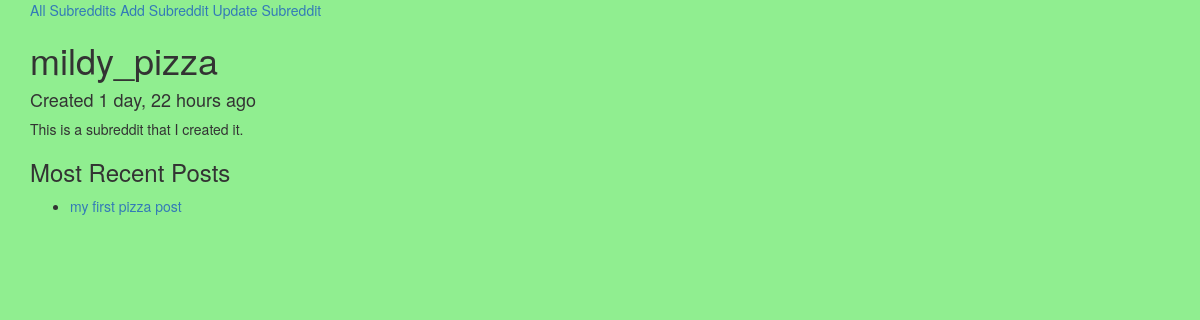
Before: /1/ with the older database file.
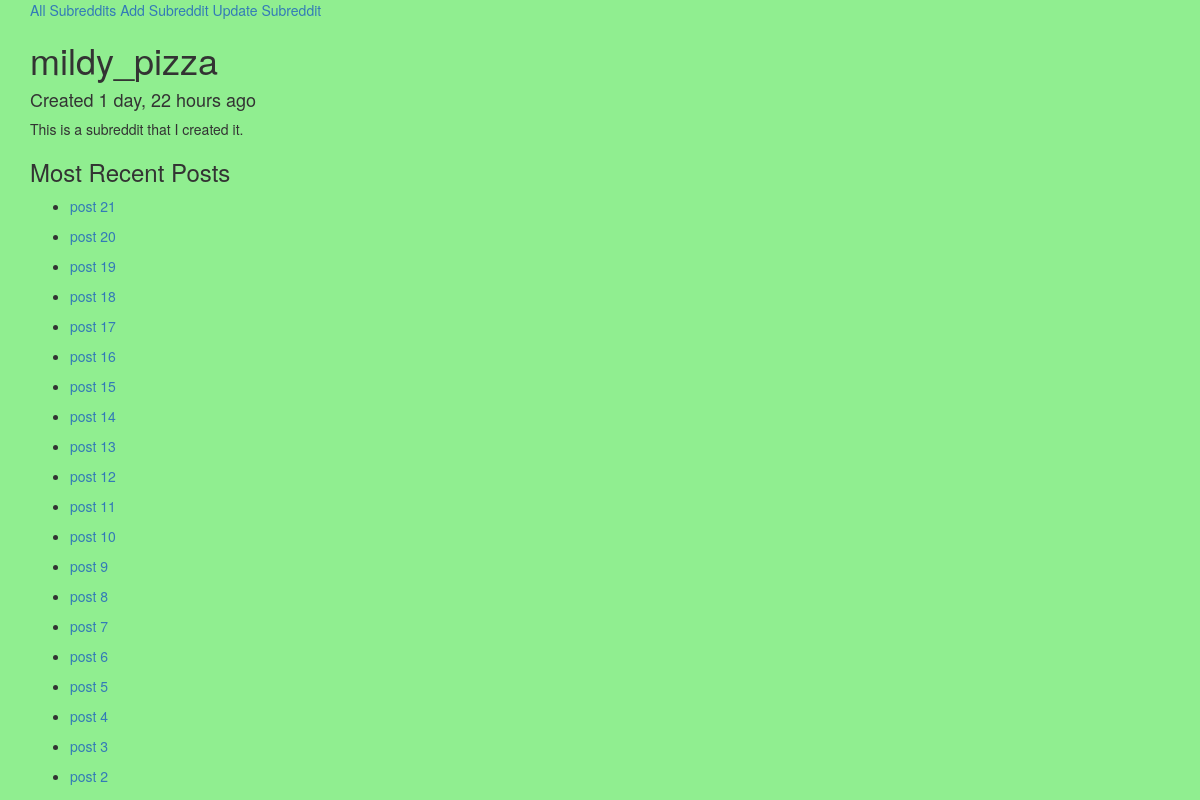
After: the same page with the newer database file.
### reddit_app/models.py (models this page shows, shortened)
class Post(models.Model):
    title = models.CharField(max_length=175)
    description = models.CharField(max_length=255)
    url = models.URLField(null=True, blank=True)
    creation_time = models.DateTimeField(auto_now_add=True)
    modification_time = models.DateTimeField(auto_now=True)
    subreddit = models.ForeignKey(Subreddit)
    user = models.ForeignKey(User)
    class Meta:
        ordering = ("-creation_time",)
    def __str__(self):
        return self.title

### reddit_app/views.py (the view)
# urls.py: url(r'^(?P<pk>\d+)/$', SubredditDetailView.as_view(), name='subreddit_detail_view'),
class SubredditDetailView(DetailView):
    model = Subreddit

### reddit_app/models.py (called while the page is built)
    def recent_posts(self):
        return Post.objects.filter(subreddit=self)[:20]

    def __str__(self):
        return self.name

### templates/reddit_app/subreddit_detail.html
{% extends 'base.html' %}
{% block content %}
    <a href="{% url 'subreddit_update_view' object.id %}">Update Subreddit</a>
    <h1>{{ object }}</h1>
    <h4>Created {{ object.creation|timesince }} ago</h4>
    {{ object.description }}
    <h3>Most Recent Posts</h3>
    {% for post in object.recent_posts %}
        <ul>
            <li><a href="{% url 'post_detail_view' post.id %}">{{ post }}</a></li>
        </ul>
    {% endfor %}
{% endblock %}

Changed rows visible on the page:
no longer on this page (row unchanged): Post: title "my first pizza post"
added Post: title "post 21"
added Post: title "post 20"
added Post: title "post 19"
added Post: title "post 18"
added Post: title "post 17"
added Post: title "post 16"
added Post: title "post 15"
added Post: title "post 14"
added Post: title "post 13"
added Post: title "post 12"
added Post: title "post 11"
added Post: title "post 10"
added Post: title "post 9"
added Post: title "post 8"
added Post: title "post 7"
added Post: title "post 6"
added Post: title "post 5"
added Post: title "post 4"
added Post: title "post 3"
added Post: title "post 2"
